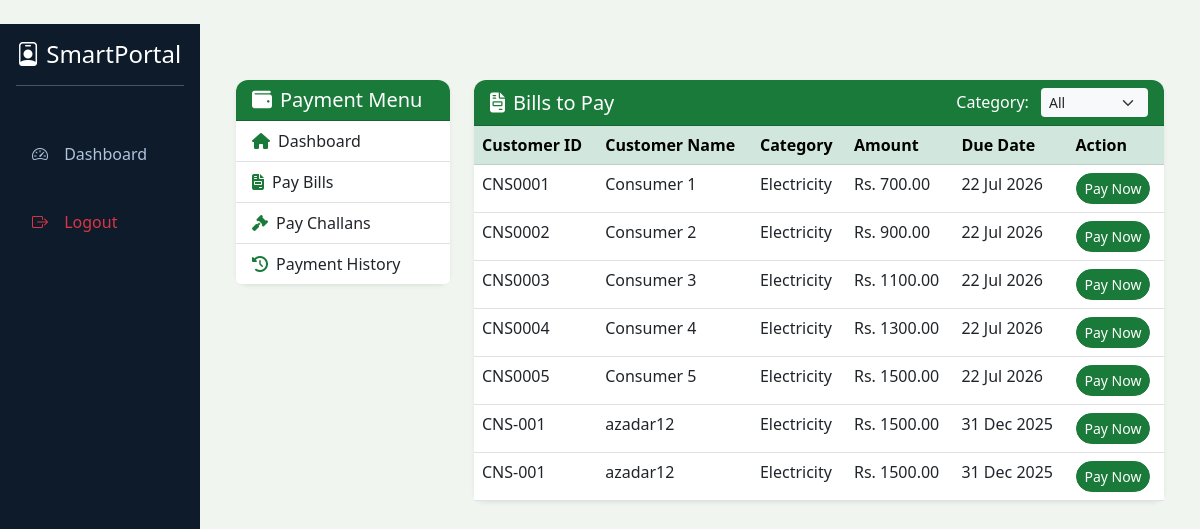
Screenshot of /challan/bills/ (signed in) with the database file from the repository.
### challan/models.py (models this page shows, shortened)
class Bill(models.Model):
    STATUS_CHOICES = (('unpaid', 'Unpaid'), ('paid', 'Paid'), ('overdue', 'Overdue'))
    consumer_number = models.CharField(max_length=50)
    consumer_name = models.CharField(max_length=200)
    category = models.ForeignKey(BillCategory, on_delete=models.CASCADE)
    amount = models.DecimalField(max_digits=10, decimal_places=2, validators=[MinValueValidator(0)])
    due_date = models.DateField()
    status = models.CharField(max_length=10, choices=STATUS_CHOICES, default='unpaid')
    bill_image = models.ImageField(upload_to='bills/', blank=True, null=True)
    created_at = models.DateTimeField(auto_now_add=True)

class BillCategory(models.Model):
    name = models.CharField(max_length=50)
    slug = models.SlugField(unique=True)
    icon = models.CharField(max_length=50, blank=True)

### challan/views.py (the view)
# urls.py: path('bills/', views.bill_list, name='bill_list'),
@login_required
def bill_list(request):
    categories = BillCategory.objects.all()
    selected_category = request.GET.get('category')
    if selected_category:
        bills = Bill.objects.filter(category__slug=selected_category, status='unpaid')
    else:
        bills = Bill.objects.filter(status='unpaid')
    return render(request, 'challan/bill_list.html', {
        'bills': bills,
        'categories': categories,
        'selected_category': selected_category,
    })

### challan/templates/challan/bill_list.html (shortened to what this page needs)
{% extends "challan/base_challan.html" %}
{% block challan_content %}
<div class="card border-0 shadow-sm">
    <div class="card-header bg-success text-white d-flex justify-content-between align-items-center flex-wrap">
        <h5 class="mb-0"><i class="fas fa-file-invoice me-2"></i>Bills to Pay</h5>
        <div>
            <label class="text-white me-2">Category:</label>
            <select id="categoryFilter" class="form-select form-select-sm bg-light border-0" style="display:inline-block; width:auto;">
                <option value="">All</option>
            </select>
        </div>
    </div>
    <div class="card-body p-0">
        <table class="table table-hover mb-0">
            <thead class="table-success">
                <tr>
                    <th>Customer ID</th>
                    <th>Customer Name</th>
                    <th>Category</th>
                    <th>Amount</th>
                    <th>Due Date</th>
                    <th>Action</th>
                </tr>
            </thead>
            <tbody>
                {% for bill in bills %}
                <tr>
                    <td>{{ bill.consumer_number }}</td>
                    <td>{{ bill.consumer_name }}</td>
                    <td>{{ bill.category.name }}</td>
                    <td>Rs. {{ bill.amount }}</td>
                    <td>{{ bill.due_date|date:"d M Y" }}</td>
                    <td>
                        <a href="{% url 'challan:pay_bill_confirm' bill.id %}" class="btn btn-success btn-sm rounded-pill">Pay Now</a>
                    </td>
                </tr>
                {% empty %}
                <tr><td colspan="6" class="text-center text-muted py-4">No unpaid bills found.</td></tr>
                {% endfor %}
            </tbody>
        </table>
    </div>
</div>
{% endblock %}

### challan/templates/challan/base_challan.html
{% extends "base.html" %}
{% load static %}
{% block content %}
<div class="container py-4">
    <div class="row">
        <div class="col-md-3 mb-4">
            <div class="card shadow-sm border-0">
                <div class="card-header bg-success text-white">
                    <h5 class="mb-0"><i class="fas fa-wallet me-2"></i>Payment Menu</h5>
                </div>
                <div class="list-group list-group-flush">
                    <a href="{% url 'challan:dashboard' %}" class="list-group-item list-group-item-action d-flex align-items-center">
                        <i class="fas fa-home me-2 text-success"></i> Dashboard
                    </a>
                    <a href="{% url 'challan:bill_list' %}" class="list-group-item list-group-item-action d-flex align-items-center">
                        <i class="fas fa-file-invoice me-2 text-success"></i> Pay Bills
                    </a>
                    <a href="{% url 'challan:challan_list' %}" class="list-group-item list-group-item-action d-flex align-items-center">
                        <i class="fas fa-gavel me-2 text-success"></i> Pay Challans
                    </a>
                    <a href="{% url 'challan:history' %}" class="list-group-item list-group-item-action d-flex align-items-center">
                        <i class="fas fa-history me-2 text-success"></i> Payment History
                    </a>
                </div>
            </div>
        </div>
        <div class="col-md-9">
            {% block challan_content %}{% endblock %}
        </div>
    </div>
</div>
{% endblock %}

### templates/base.html (shortened to what this page needs)
﻿<!DOCTYPE html>
<html lang="en">
<head>
    <link href="https://cdn.jsdelivr.net/npm/bootstrap@5.3.0/dist/css/bootstrap.min.css" rel="stylesheet">
    <link rel="stylesheet" href="https://cdn.jsdelivr.net/npm/bootstrap-icons@1.10.5/font/bootstrap-icons.css">
    <link rel="stylesheet" href="https://cdnjs.cloudflare.com/ajax/libs/font-awesome/6.4.0/css/all.min.css">
</head>
<body>
<div class="container-fluid">
    <div class="row">
        <nav class="col-md-2 d-md-block sidebar p-0">
            <div class="p-3">
                <h4 class="text-white"><i class="bi bi-person-badge"></i> SmartPortal</h4>
                <hr class="bg-light">
            </div>
            <ul class="nav flex-column p-3">
                {% if user.is_authenticated %}
                    <li class="nav-item">
                        <a class="nav-link {% if request.resolver_match.url_name == 'home' %}active{% endif %}" href="{% url 'home' %}">
                            <i class="bi bi-speedometer2"></i> Dashboard
                        </a>
                    </li>
                    <li class="nav-item mt-4">
                        <a class="nav-link text-danger" href="{% url 'logout' %}">
                            <i class="bi bi-box-arrow-right"></i> Logout
                        </a>
                    </li>
                {% endif %}
            </ul>
        </nav>
        <main class="col-md-10 ms-sm-auto px-md-4 main-content">
            {% block content %}{% endblock %}
        </main>
    </div>
</div>
</body>
</html>

### templates/base.html (style rules this page uses)
:root { --gov-green: #1a7a3a; --gov-dark: #0d4a1f; --gov-light: #e8f5e9; --gov-gold: #c5a059; }
body { background-color: #f0f5f0; font-family: 'Segoe UI', Tahoma, Geneva, Verdana, sans-serif; }
.sidebar { min-height: 100vh; background: #0d1b2a; color: white; }
.sidebar .nav-link { color: #b0c4de; border-radius: 0.5rem; margin-bottom: 0.25rem; transition: all 0.2s; }
.sidebar .nav-link i { margin-right: 0.75rem; width: 1.25rem; text-align: center; }
.main-content { padding: 2rem; }
.card { border: none; border-radius: 0.75rem; box-shadow: 0 4px 12px rgba(0,0,0,0.05); }
.card-header { border-radius: 0.75rem 0.75rem 0 0 !important; }
.btn-success { background-color: var(--gov-green); border-color: var(--gov-green); }
.bg-success { background-color: var(--gov-green) !important; }
.text-success { color: var(--gov-green) !important; }

### rows the page displays
Bill: consumer_number "CNS0001", consumer_name "Consumer 1", category.name "Electricity", amount "700.00", due_date "22 Jul 2026"
Bill: consumer_number "CNS0002", consumer_name "Consumer 2", category.name "Electricity", amount "900.00", due_date "22 Jul 2026"
Bill: consumer_number "CNS0003", consumer_name "Consumer 3", category.name "Electricity", amount "1100.00", due_date "22 Jul 2026"
Bill: consumer_number "CNS0004", consumer_name "Consumer 4", category.name "Electricity", amount "1300.00", due_date "22 Jul 2026"
Bill: consumer_number "CNS0005", consumer_name "Consumer 5", category.name "Electricity", amount "1500.00", due_date "22 Jul 2026"
Bill: consumer_number "CNS-001", consumer_name "azadar12", category.name "Electricity", amount "1500.00", due_date "31 Dec 2025"
Bill: consumer_number "CNS-001", consumer_name "azadar12", category.name "Electricity", amount "1500.00", due_date "31 Dec 2025"
